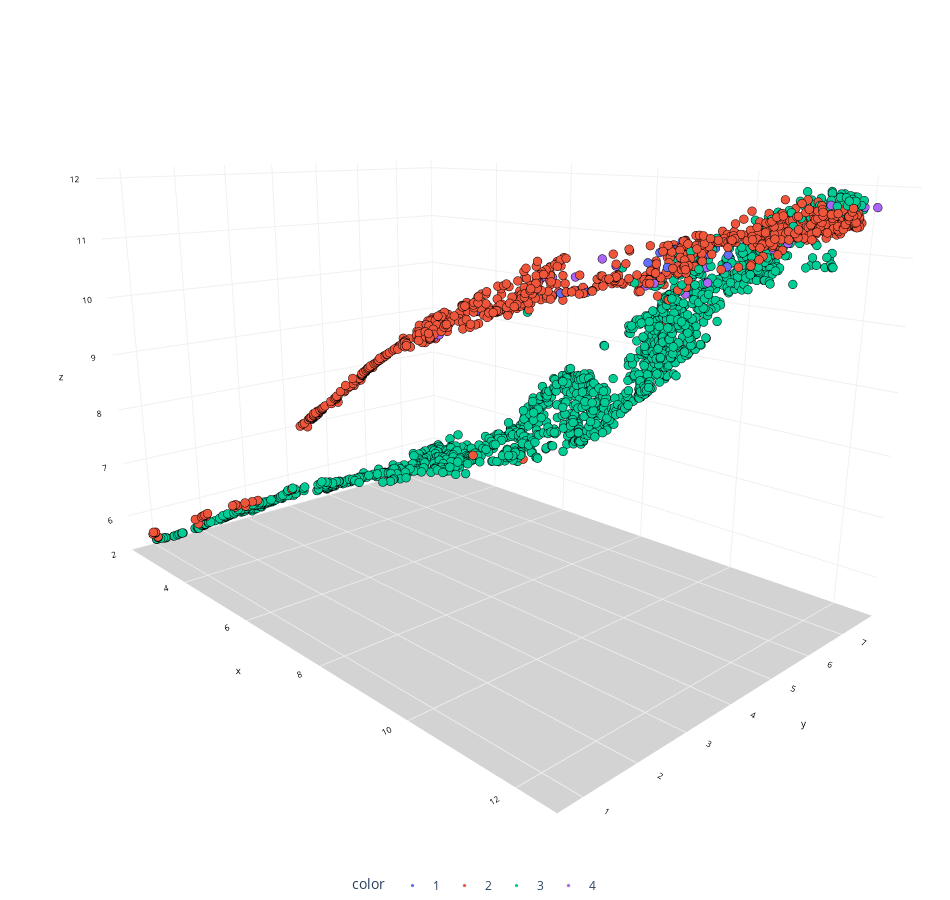

The notebook cell saved with this chart:
### Code cell
chart(transformed_data, labels)

### Figure 1 — Plotly figure (JSON) as saved in the notebook; plotly's stock layout.template omitted (floating-point values rounded to 4 significant figures; data arrays with more than 128 entries replaced by an {"elided": "..."} marker saying what was removed)
{"data": [{"hovertemplate": "color=1<br>x=%{x}<br>y=%{y}<br>z=%{z}<extra></extra>", "legendgroup": "1", "marker": {"color": "#636efa", "line": {"color": "black", "width": 0.1}, "size": 3, "symbol": "circle"}, "mode": "markers", "name": "1", "scene": "scene", "showlegend": true, "type": "scatter3d", "x": [10.9, 11.15, 11.66, 8.546, 9.963, 10.24, 9.664, 10.76, 8.277, 7.936, 9.885, 9.233, 8.897, 9.823, 10.21, 12.0, 9.427, 10.58, 11.43, 9.793, 11.0, 10.32, 7.997, 11.91], "y": [6.939, 6.905, 7.049, 4.124, 5.723, 6.369, 5.636, 6.086, 3.838, 3.732, 6.168, 4.755, 4.548, 6.111, 6.575, 7.209, 5.142, 6.365, 7.054, 5.748, 7.15, 6.282, 3.649, 7.163], "z": [11.27, 11.45, 11.51, 10.36, 10.81, 10.98, 10.86, 10.87, 10.17, 10.28, 11.16, 10.46, 10.43, 11.04, 11.05, 11.78, 10.65, 11.0, 11.41, 11.02, 11.37, 11.09, 10.15, 11.81]}, {"hovertemplate": "color=2<br>x=%{x}<br>y=%{y}<br>z=%{z}<extra></extra>", "legendgroup": "2", "marker": {"color": "#EF553B", "line": {"color": "black", "width": 0.1}, "size": 3, "symbol": "circle"}, "mode": "markers", "name": "2", "scene": "scene", "showlegend": true, "type": "scatter3d", "x": {"elided": "917 float values"}, "y": {"elided": "917 float values"}, "z": {"elided": "917 float values"}}, {"hovertemplate": "color=3<br>x=%{x}<br>y=%{y}<br>z=%{z}<extra></extra>", "legendgroup": "3", "marker": {"color": "#00cc96", "line": {"color": "black", "width": 0.1}, "size": 3, "symbol": "circle"}, "mode": "markers", "name": "3", "scene": "scene", "showlegend": true, "type": "scatter3d", "x": {"elided": "1622 float values"}, "y": {"elided": "1622 float values"}, "z": {"elided": "1622 float values"}}, {"hovertemplate": "color=4<br>x=%{x}<br>y=%{y}<br>z=%{z}<extra></extra>", "legendgroup": "4", "marker": {"color": "#ab63fa", "line": {"color": "black", "width": 0.1}, "size": 3, "symbol": "circle"}, "mode": "markers", "name": "4", "scene": "scene", "showlegend": true, "type": "scatter3d", "x": [11.12, 9.552, 7.685, 10.36, 9.727, 12.19, 8.861, 10.01, 7.336, 10.94, 7.361, 8.77, 12.0, 8.369, 10.49, 10.88, 9.821, 12.35, 9.158, 8.461, 10.22, 9.766, 10.13, 9.983, 7.392, 8.526, 9.849, 9.927, 9.03, 9.979, 9.462, 10.64, 6.273, 8.573, 12.27, 8.393, 9.675, 11.95, 8.505, 8.711, 9.729, 8.47, 7.591, 7.283, 9.827, 10.08, 10.67, 9.971], "y": [7.104, 6.078, 3.343, 6.207, 6.422, 7.195, 4.967, 6.151, 3.379, 7.113, 3.434, 5.015, 6.663, 4.231, 7.01, 7.119, 5.604, 7.334, 5.174, 4.514, 6.827, 6.733, 6.483, 6.463, 3.434, 4.453, 6.762, 6.834, 5.661, 6.815, 5.865, 6.875, 2.684, 4.622, 7.112, 4.38, 6.333, 7.204, 4.578, 4.563, 6.113, 4.552, 3.551, 3.361, 6.778, 5.919, 6.948, 6.76], "z": [11.16, 10.61, 9.892, 10.58, 10.83, 11.75, 10.43, 10.38, 9.697, 11.12, 9.741, 10.62, 11.78, 10.39, 11.23, 11.04, 10.57, 11.74, 10.92, 10.57, 11.2, 11.03, 10.76, 11.13, 9.735, 10.47, 10.92, 10.94, 10.76, 10.96, 10.47, 11.33, 8.938, 10.71, 11.75, 10.48, 10.73, 11.62, 10.64, 10.65, 10.27, 10.6, 10.02, 9.69, 10.89, 10.73, 11.21, 11.04]}], "layout": {"height": 900, "legend": {"orientation": "h", "title": {"text": "color"}, "tracegroupgap": 0, "x": 0.5, "xanchor": "center", "y": 0, "yanchor": "top"}, "margin": {"b": 0, "l": 0, "r": 0, "t": 0}, "scene": {"camera": {"center": {"x": 0, "y": 0, "z": -0.1}, "eye": {"x": 1.5, "y": -1.4, "z": 0.5}, "up": {"x": 0, "y": 0, "z": 1}}, "domain": {"x": [0, 1], "y": [0, 1]}, "xaxis": {"backgroundcolor": "white", "color": "black", "gridcolor": "#f0f0f0", "tickfont": {"size": 10}, "title": {"font": {"size": 10}, "text": "x"}}, "yaxis": {"backgroundcolor": "white", "color": "black", "gridcolor": "#f0f0f0", "tickfont": {"size": 10}, "title": {"font": {"size": 10}, "text": "y"}}, "zaxis": {"backgroundcolor": "lightgrey", "color": "black", "gridcolor": "#f0f0f0", "tickfont": {"size": 10}, "title": {"font": {"size": 10}, "text": "z"}}}, "showlegend": true, "width": 950}}
